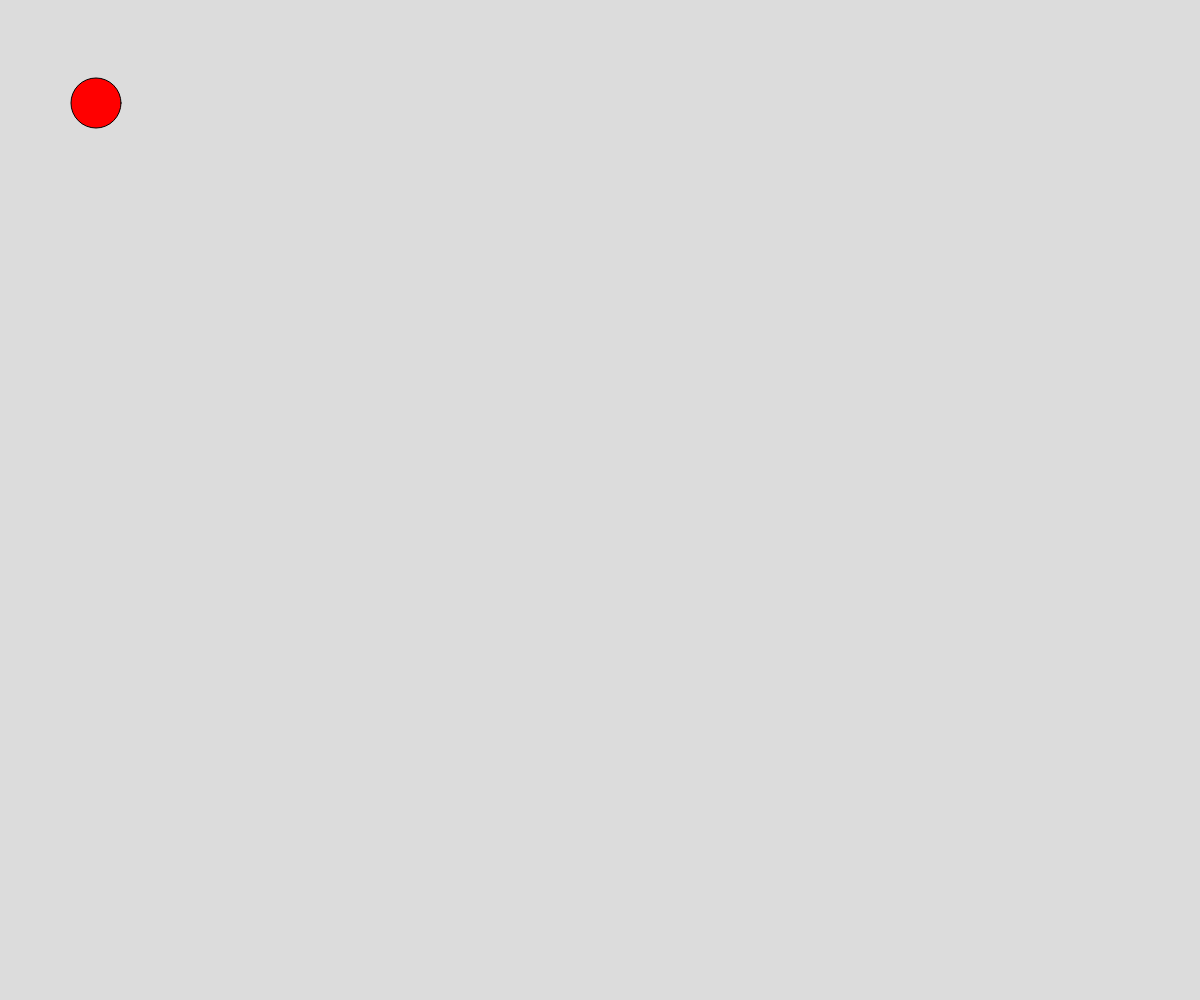
Frame 1 (no input)
Frame 60 (no input): blank canvas, image omitted
Frame 120 (the mouse pressed at the canvas centre since frame 60): blank canvas, image omitted

The p5.js sketch that drew this single still picture (run headless with seeded random() and noise() and a simulated clock; from frame 60 on, the mouse is pressed at the canvas centre):

// p5.js sketch
// ── sketch.js
// "Ball Object Notation" Demo
// Oct 5, 2023

let theBall = {
  x: 100,
  y: 100,
  radius: 25,
  r: 255,
  g: 0,
  b: 0,
  dx: -4,
  dy: 3,
};

function setup() {
  createCanvas(windowWidth, windowHeight);
}

function draw() {
  background(220);
  moveBall();
  displayBall();
}


function displayBall() {
  fill(theBall.r, theBall.g, theBall.b);
  circle(theBall.x, theBall.y, theBall.radius * 2);
}

function moveBall(){
  theBall.x += theBall.dx;
  theBall.y += theBall.dy;

  // off the right side
  if (theBall.x - theBall.radius > width) {
    theBall.x = 0 - theBall.radius;
  }

  // off the left side
  if (theBall.x < 0 - theBall.radius){
    theBall.x = width + theBall.radius;
  }
  
  // off the  bottom
  else if (theBall.y - theBall.radius > height) {
    theBall.y = 0 - theBall.radius;
  }

  // off the top
  if (theBall.y < 0 - theBall.radius){
    theBall.y = height + theBall.radius;
  }
  
}
